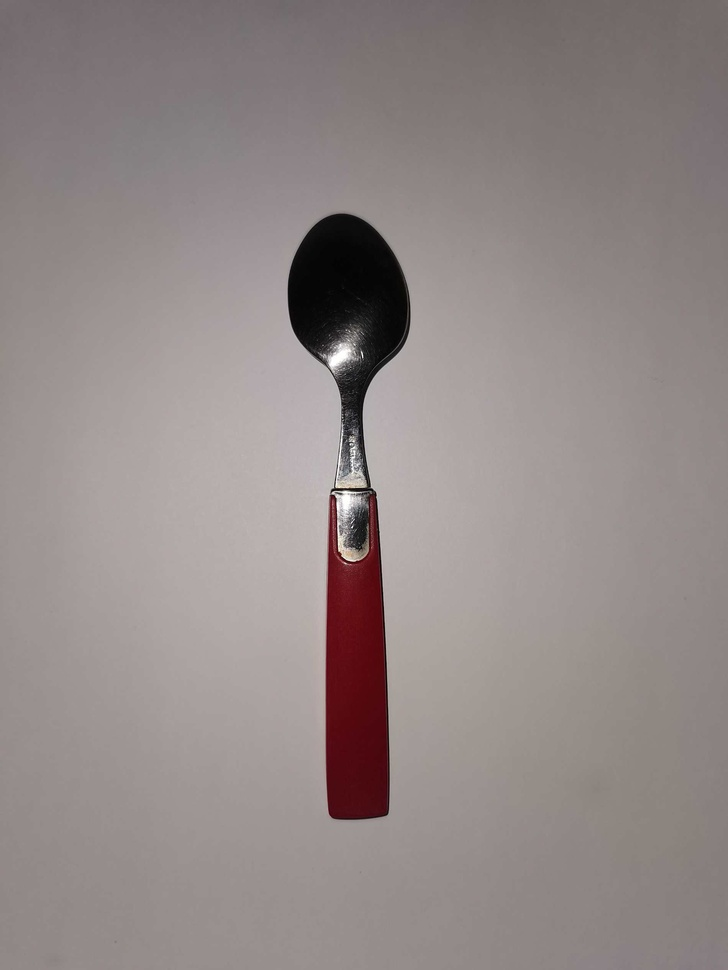
#> input picture data/spoon.jpg, 728 x 970 px, shrunk from 1900 x 2533 before the run
$ jupyter execute main.ipynb
#> lines starting #> are read from the running program, lines starting #| are printed output that depends on the picture; after the words box and inside, x2 and y2 are one past the last pixel; in counts of white or black regions, pixels touching at a corner belong together
## Graph Cuts implementation through GrabCuts OpenCV libraries

### Team #13

GrabCut is an image segmentation method based on graph cuts. Graph cuts model spatial coherence and color similarity, crucial for tasks like object extraction. By representing images as graphs and optimizing an energy function, GrabCut iteratively refines foreground and background regions based on pixel color distributions. This process, inspired by graph cut algorithms, accurately delineates objects from backgrounds while preserving details. Through graph cuts, GrabCut offers an efficient and robust solution for image segmentation, essential in various computer vision applications. In this Jupyter notebook, we'll explore GrabCut's implementation and how it effectively utilizes graph cuts for precise image segmentation.

[cell 1]
import cv2
import numpy as np
from matplotlib import pyplot as plt
from os import path

[cell 2]
IMAGES_FOLDER = "data"
IMAGE = "spoon.jpg"

RGB_MAX_VALUE = 255

[cell 3]
def show_image(image, title=None):
    plt.imshow(cv2.cvtColor(image, cv2.COLOR_BGR2RGB))
    plt.title(title)
    plt.show()

Let's start by opening the original image and binarizing it for further processing.

[cell 4]
original_image = cv2.imread(path.join(IMAGES_FOLDER, IMAGE))
#> original_image is the input picture: shape (970, 728, 3); mean B, G, R 135.4, 136.8, 146.1
show_image(original_image, "Original image")

[cell 5]
gray_image = cv2.cvtColor(original_image, cv2.COLOR_RGB2GRAY)
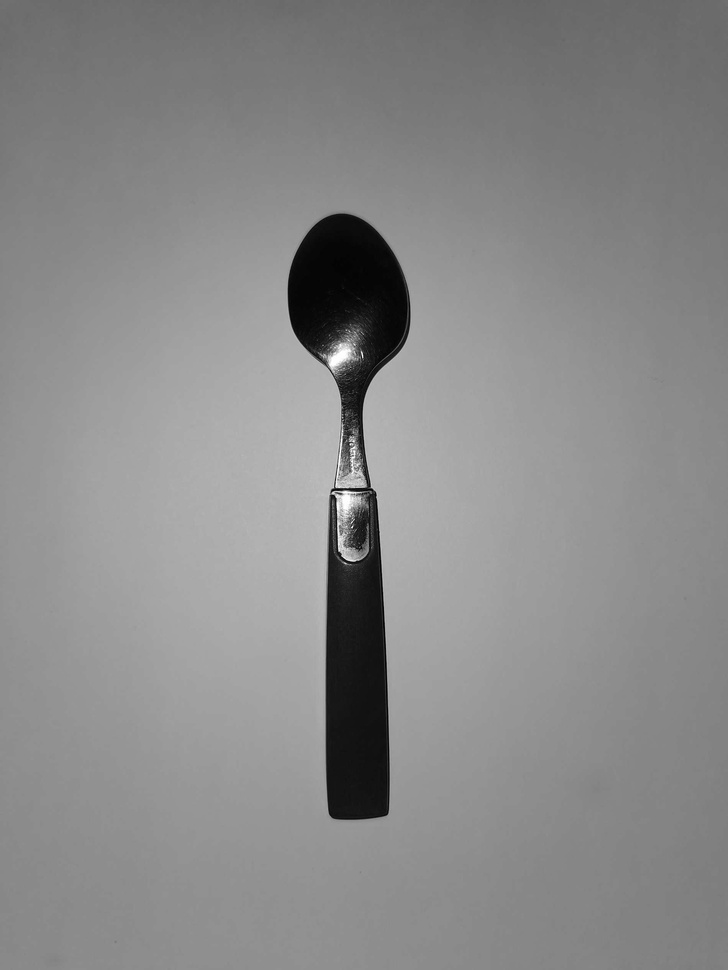
#> gray_image: shape (970, 728); min 0, max 255, mean 137.2
show_image(gray_image, "Gray image")

[cell 6]
binarized_image = cv2.adaptiveThreshold(
    gray_image,
    maxValue=1,
    adaptiveMethod=cv2.ADAPTIVE_THRESH_GAUSSIAN_C,
    thresholdType=cv2.THRESH_BINARY,
    blockSize=9,
    C=7,
)
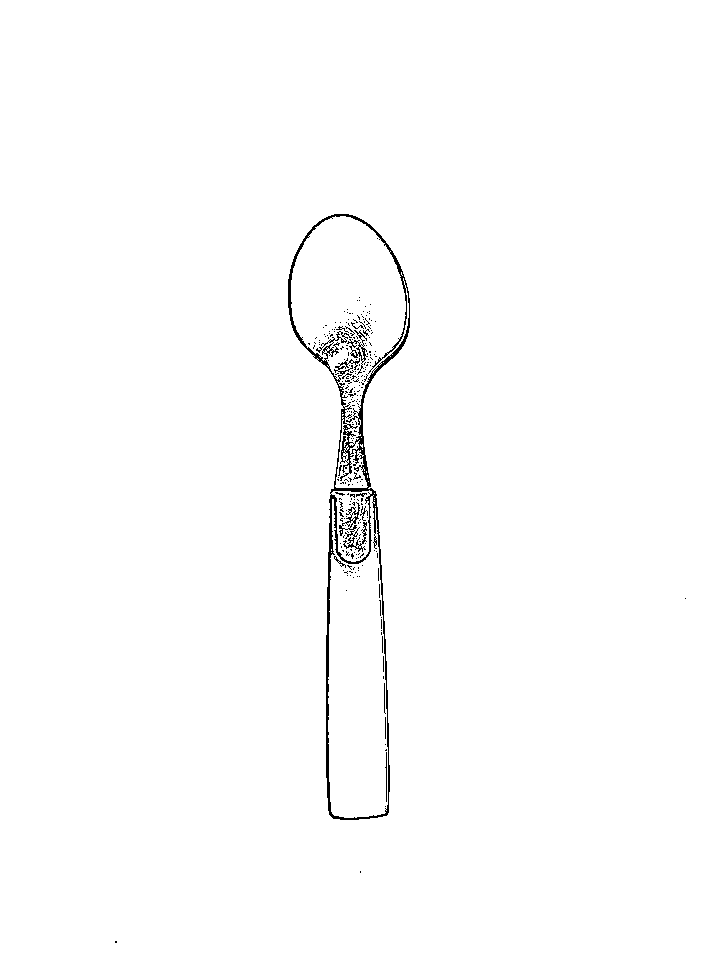
#> binarized_image: shape (970, 728); values 0 (black) and 1 (white), 99.1% white; black in thin lines or dots, all inside (x1, y1, x2, y2) = (115, 214, 686, 943)
show_image(RGB_MAX_VALUE * binarized_image, "Binarized image")

Then, we can find the contours of the image.

[cell 7]
contours, hierarchy = cv2.findContours(
    binarized_image, cv2.RETR_TREE, cv2.CHAIN_APPROX_SIMPLE
)
#> contours = 608 contours, 557 with area under 20; largest, box (x1, y1, x2, y2) and area: (0, 0, 728, 970) 704463, (287, 213, 411, 821) 20182, (328, 495, 388, 818) 14318, (340, 424, 357, 475) 372, (384, 751, 388, 803) 101
contours_image = cv2.drawContours(original_image.copy(), contours, -1, (0, RGB_MAX_VALUE, 0), 1)
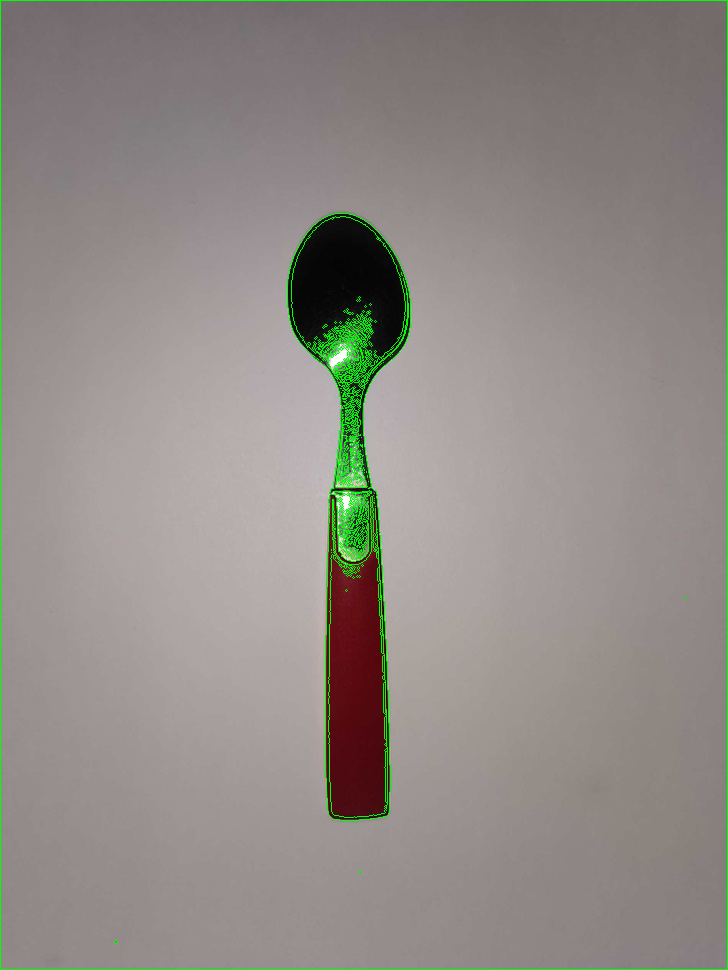
#> contours_image: shape (970, 728, 3); mean B, G, R 134, 139, 144.4
show_image(contours_image, "Extracted contours")

Let's then define the GrabCut params and defining the bondaries manually, so that the spoon can be detected better.

[cell 8]
ITERATIONS = 5
HORIZONTAL_PROPORTIONS = 0.3
VERTICAL_PROPORTIONS = 0.1

[cell 9]
cv2.setRNGSeed(0)
number_of_iterations = ITERATIONS

height, width, _ = original_image.shape
#> height = 970; width = 728
left_margin_proportion = HORIZONTAL_PROPORTIONS
right_margin_proportion = HORIZONTAL_PROPORTIONS
up_margin_proportion = VERTICAL_PROPORTIONS
down_margin_proportion = VERTICAL_PROPORTIONS

boundary_rectangle = (
    int(width * left_margin_proportion),
    int(height * up_margin_proportion),
    int(width * (1 - right_margin_proportion)),
    int(height * (1 - down_margin_proportion)),
)
#> boundary_rectangle = (218, 97, 509, 873)

[cell 10]
original_image_with_boundary_rectangle = cv2.rectangle(
    original_image.copy(),
    (int(width * left_margin_proportion), int(height * up_margin_proportion)),
    (
        int(width * (1 - right_margin_proportion)),
        int(height * (1 - down_margin_proportion)),
    ),
    (RGB_MAX_VALUE, 0, 0),
    1,
)
show_image(original_image_with_boundary_rectangle, "Image with boundary rectangle")

Let's try to initialize the algorithm only with the rectangle.

[cell 11]
mask = np.zeros((height, width), np.uint8)

background_model = np.zeros((1, 65), np.float64)
foreground_model = np.zeros((1, 65), np.float64)

cv2.grabCut(
    img=original_image,
    mask=mask,
    rect=boundary_rectangle,
    bgdModel=background_model,
    fgdModel=foreground_model,
    iterCount=number_of_iterations,
    mode=cv2.GC_INIT_WITH_RECT,
)

grabcut_mask = np.where((mask == cv2.GC_PR_BGD) | (mask == cv2.GC_BGD), 0, 1).astype("uint8")
segmented_image = original_image.copy() * grabcut_mask[:, :, np.newaxis]
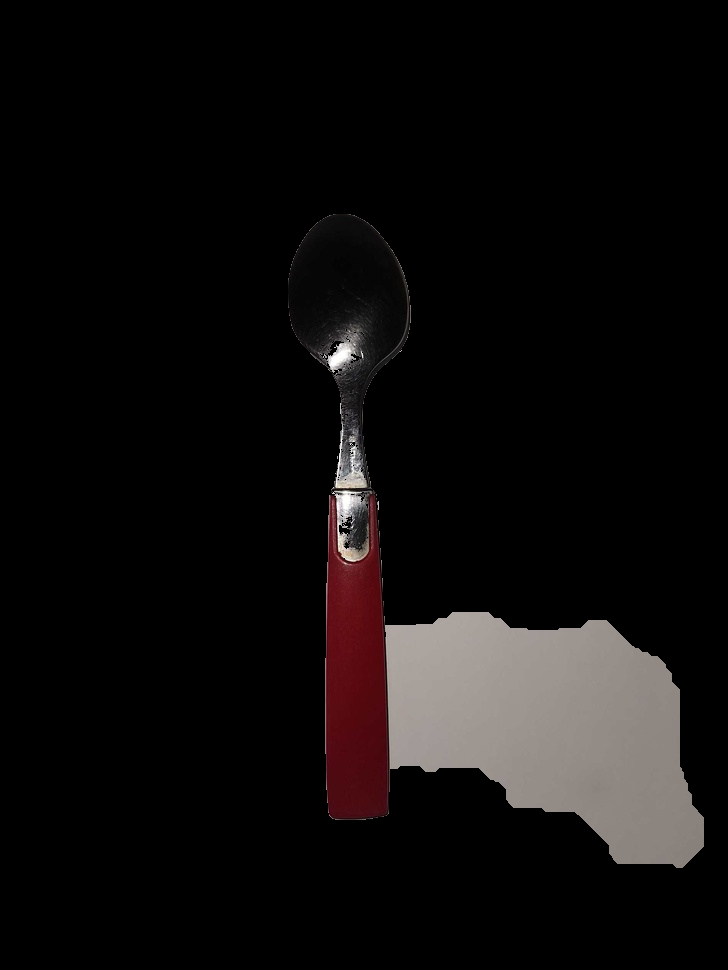
#> segmented_image: shape (970, 728, 3); mean B, G, R 12.6, 12.8, 15.1

show_image(segmented_image, "GrabCut initialized with rectangle")

Well... That didn't work as expected. Let's now try the algorithm with known information from the recatngle defined previously.

[cell 12]
initial_mask = binarized_image.copy()
show_image(RGB_MAX_VALUE * initial_mask, "Initial mask")

mask = np.zeros((height, width), np.uint8)
mask[:] = cv2.GC_PR_BGD
mask[initial_mask == 0] = cv2.GC_FGD

background_model = np.zeros((1, 65), np.float64)
foreground_model = np.zeros((1, 65), np.float64)

cv2.grabCut(
    original_image,
    mask,
    boundary_rectangle,
    background_model,
    foreground_model,
    number_of_iterations,
    cv2.GC_INIT_WITH_MASK,
)

[cell 13]
grabcut_mask = np.where((mask == cv2.GC_PR_BGD) | (mask == cv2.GC_BGD), 0, 1).astype("uint8")
show_image(RGB_MAX_VALUE * grabcut_mask, "GrabCut mask")
#> in show_image (call 8), `plt.show()`:
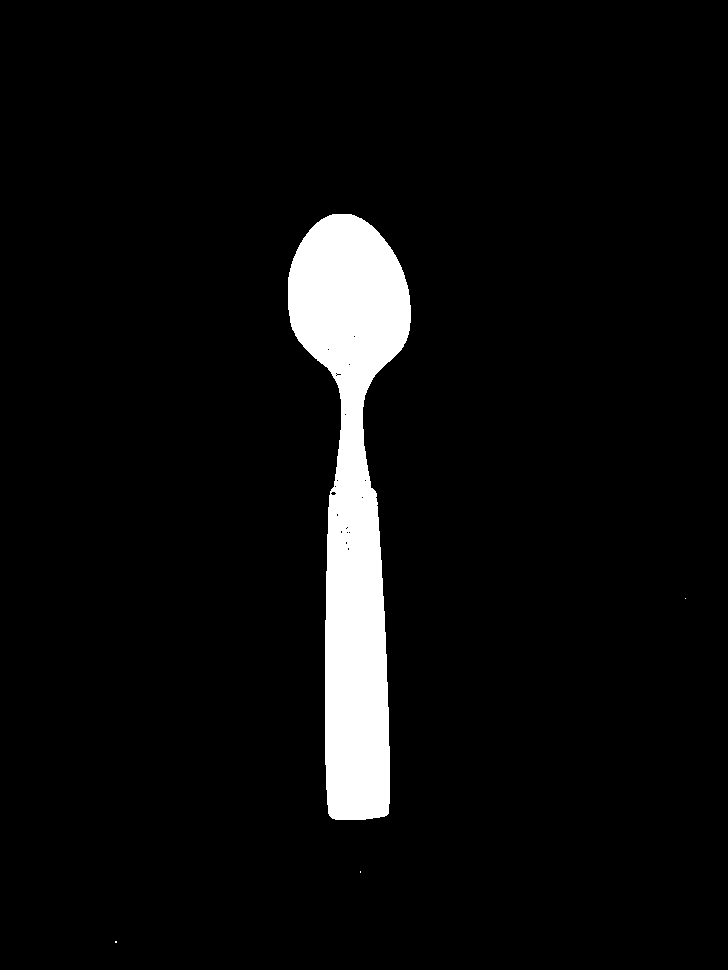
#> shown: shape (970, 728, 3); 5.4% white; 4 white regions (3 under 20 px), largest, box (x1, y1, x2, y2) and area: (288, 214, 411, 820) 38258

[cell 14]
grabcut_image = original_image.copy() * grabcut_mask[:, :, np.newaxis]
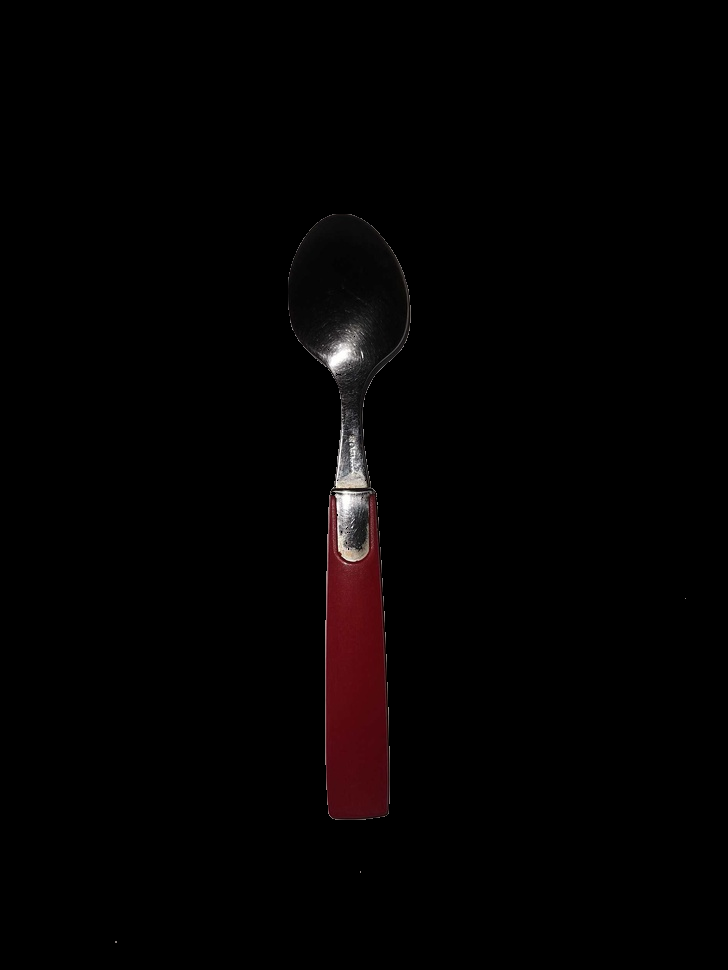
#> grabcut_image: shape (970, 728, 3); mean B, G, R 1.9, 1.8, 3.5
show_image(grabcut_image, "GrabCut combined initialisation")
